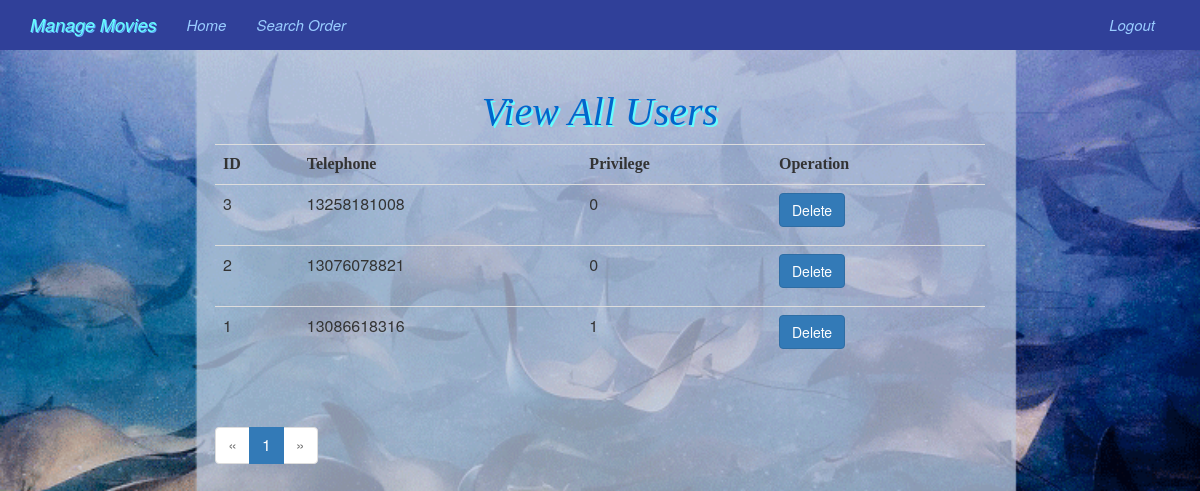
/list_all_user (signed in), run on the app's committed database.
### application/models.py (models this page shows, shortened)
class User(db.Model,UserMixin):
    __tablename__ = "users"
    id = db.Column(db.Integer, primary_key=True, autoincrement=True)
    telephone = db.Column(db.String(30), nullable=False)
    email = db.Column(db.String(30), default="NO_EMAIL")
    card = db.Column(db.String(20), default="NO_CARD")
    birthyear = db.Column(db.Integer, nullable=False)
    password = db.Column(db.String(100), nullable=False)
    vip = db.Column(db.Integer, default=0)
    privilege = db.Column(db.Integer, default=0)
    orders = db.relationship('OrderDetail', backref='users', lazy='dynamic', passive_deletes=True,
                             cascade='all, delete-orphan', single_parent=True)

### application/views_admin.py (the view)
@app.route('/list_all_user')
@login_required
def list_all_user():
    page = request.args.get('page', 1, type=int)
    pagination = User.query.order_by(User.id.desc()).paginate(
        page, per_page=current_app.config['BLOG_PER_PAGE'],
        error_out=False)
    allusers = pagination.items
    if allusers is None:
        abort(404)
    return render_template('list_all_user.html', allusers=allusers, pagination=pagination)

### application/views_admin.py (called while the page is built)
@login_manager.user_loader
def load_user(id):
    return User.query.get(int(id))

@app.before_request
def before_request():
    user_id = session.get('user_id')
    if user_id:
        user = User.query.filter(User.id == user_id).first()
        if user:
            g.user = user

@app.context_processor
def context_processor():
    if hasattr(g,'user'):
        return {'user': g.user}
    return {}

### application/templates/list_all_user.html (shortened to what this page needs)
{% extends 'base.html' %}
{% block head %}
    <link rel="stylesheet" href="{{ url_for('static',filename='css/index.css') }}">
{% endblock %}
{% block main %}
    {% import "_macros.html" as macros %}
    <div class="col-md-1"></div>
    <div class="all-blogs col-md-10" style="align-content: center; padding-top:20px; font-size: 16px">
    <table class="table table-hover">
    <h2 style="
         color: #0066CC;
         height: auto;
         font-size: 40px;
         font-style: oblique;
         font-weight: 300;
         text-align: center;
         text-shadow:0.05em 0.05em #66FFFF;
         font-family:'Times New Roman',fantasy;
         "
    >
        View All Users </h2>
        <tr style="font-family: 'Times New Roman',fantasy;">
            <th>ID</th>
            <th>Telephone</th>
            <th>Privilege</th>
            <th>Operation</th>
        </tr>
        {% for thisuser in allusers %}
        <tr>
            <td>{{ thisuser.id }}</td>
            <td>{{ thisuser.telephone }}</td>
            <td>{{ thisuser.privilege }}</td>
            <td><a href="#" data-toggle="modal" data-target="#myModal"><button type="button" class="btn btn-primary">Delete</button></a></p>
                            </td>
        </tr>
        {% endfor %}
    </table>
    <div class="pagination">
    {{ macros.pagination_widget(pagination, '.list_all_user') }}
    </div>
    </div>
{% endblock %}

### application/static/css/base.css (style rules this page uses)
body { background-image:url(../images/index_cover2.png); background-position: center center; background-repeat: no-repeat; background-attachment: fixed; background-size: cover; }
a { color: #99CCFF; }

### data on the page
User: id "3", telephone "13258181008", privilege "0"
User: id "2", telephone "13076078821", privilege "0"
User: id "1", telephone "13086618316", privilege "1"

### other printed values
{{ p }} "1"
